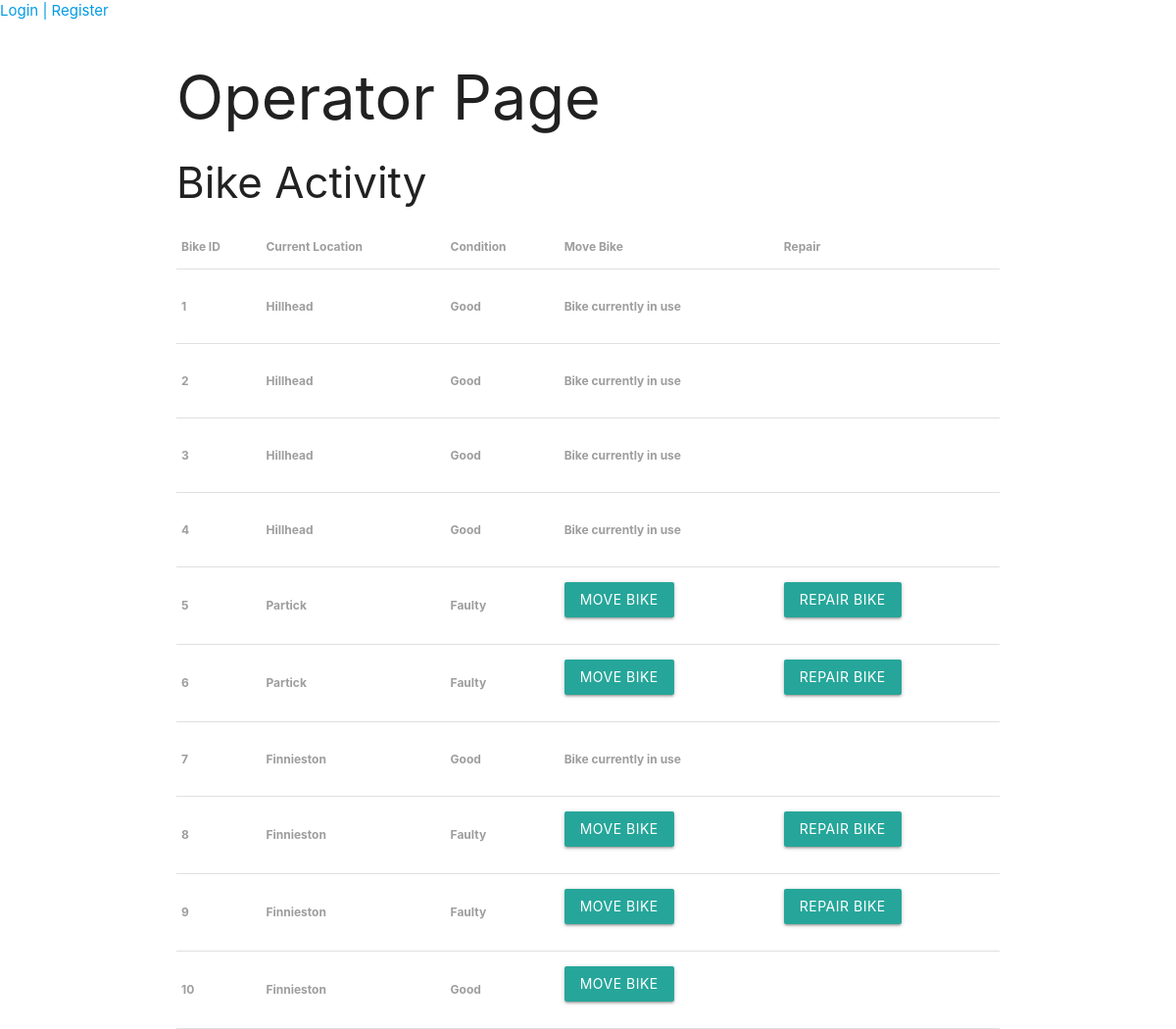
/operator/, run on an earlier commit of the app's database.
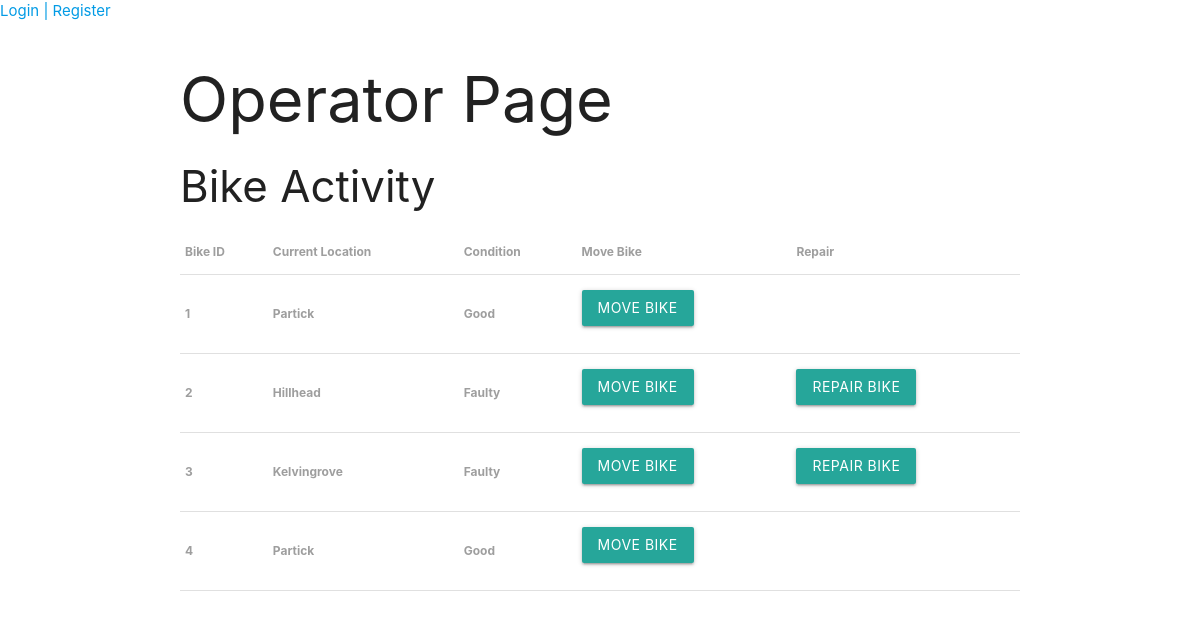
And on a later commit of the database.
### BikeShare/models.py (models this page shows, shortened)
class Bike(models.Model):
    in_use = models.BooleanField(default=False)
    is_faulty = models.BooleanField(default=False)
    station = models.ForeignKey(Station, on_delete=models.CASCADE, default="")
    class Meta:
        verbose_name_plural = 'Bikes'
    def condition(self):
        if self.is_faulty:
            return "Faulty"
        else:
            return "Good"

class Station(models.Model):
    station_name = models.CharField(max_length=100, null=True)
    station_latitude = models.FloatField(null=True)
    station_longitude = models.FloatField(null=True)
    def __str__(self):
        return self.station_name

### BikeShare/views.py (the view)
# urls.py: path('operator/', views.operator_page, name='bikeshare-operator'),
def operator_page(request):
    faultybikes = Bike.objects.all().filter(is_faulty=True)
    all_bikes = Bike.objects.all().filter()
    move_stations = Station.objects.all()
    context = {
        'faulty_bikes': faultybikes,
        'all_bikes': all_bikes,
        'move_stations': move_stations}
    return render(request, 'operator_page.html', context=context)

### BikeShare/templates/operator_page.html
{% extends 'base.html' %}
{% block content %}
<h1>Operator Page</h1>
<h3>Bike Activity</h3>
    <table>
        <thead>
        <tr>
            <th><label>Bike ID</label></th>
            <th><label>Current Location</label></th>
            <th><label>Condition</label></th>
            <th><label>Move Bike</label></th>
            <th><label>Repair</label></th>
        </tr>
        </thead>
    <tbody>
    {% for bike in all_bikes %}
    <tr>
    <th><label>{{ bike.id }}</label></th>
        <th><label>{{ bike.station }}</label></th>
    <th><label> {{ bike.condition }}</label></th>
    <th><label>    {% if bike.in_use %} <br>Bike currently in use<br><br> {% else %}
   <form action="{% url 'bikeshare:move_bike' bike.id %}" method="post">{% csrf_token %}
       <button type="submit" class="cancelbtn waves-effect waves-light btn" name="return_station">Move Bike</button><br>
   </form>
    {% endif %}
    </label></th>
        <th>
            {% if bike.is_faulty %}<label> <form action="{% url 'bikeshare:repair_bike' bike.id %}" method="post">{% csrf_token %}
            <button type="submit" class="cancelbtn waves-effect waves-light btn" name="repair_bike" value="">Repair Bike </button>
    </form></label>{% endif %}</th>
    </tr>
    {% endfor %}
    </tbody>
    </table>
{% endblock %}

### BikeShare/templates/base.html (shortened to what this page needs)
<head>
<link rel="stylesheet" href="https://cdnjs.cloudflare.com/ajax/libs/materialize/1.0.0/css/materialize.min.css">
</head>
    {% if request.user.is_authenticated  %}
            <p>Hello, {{ request.user.username }} | <a href="{% url 'bikeshare:logout' %}">Logout</a></p>
        {% else %}
            <p><a href="{% url 'bikeshare:login' %}">Login |</a><a href="{% url 'bikeshare:signup' %}"> Register</a></p>
    {% endif %}
<body>
<div class="container">
{% block content %}
{% endblock content %}
</div>
</body>

What changed in the data, as far as the page shows it:
removed Bike: id "5", station "Partick", condition "Faulty", in_use "MOVE BIKE", shows "REPAIR BIKE"
removed Bike: id "6", station "Partick", condition "Faulty", in_use "MOVE BIKE", shows "REPAIR BIKE"
removed Bike: id "7", station "Finnieston", condition "Good", in_use "Bike currently in use"
removed Bike: id "8", station "Finnieston", condition "Faulty", in_use "MOVE BIKE", shows "REPAIR BIKE"
removed Bike: id "9", station "Finnieston", condition "Faulty", in_use "MOVE BIKE", shows "REPAIR BIKE"
removed Bike: id "10", station "Finnieston", condition "Good", in_use "MOVE BIKE"
changed Bike id 1: station "Hillhead" → "Partick"; in_use "Bike currently in use" → "MOVE BIKE"
changed Bike "Hillhead": condition "Good" → "Faulty"; in_use "Bike currently in use" → "MOVE BIKE"; now shows "REPAIR BIKE"
changed Bike id 3: station "Hillhead" → "Kelvingrove"; condition "Good" → "Faulty"; in_use "Bike currently in use" → "MOVE BIKE"; now shows "REPAIR BIKE"
changed Bike id 4: station "Hillhead" → "Partick"; in_use "Bike currently in use" → "MOVE BIKE"
